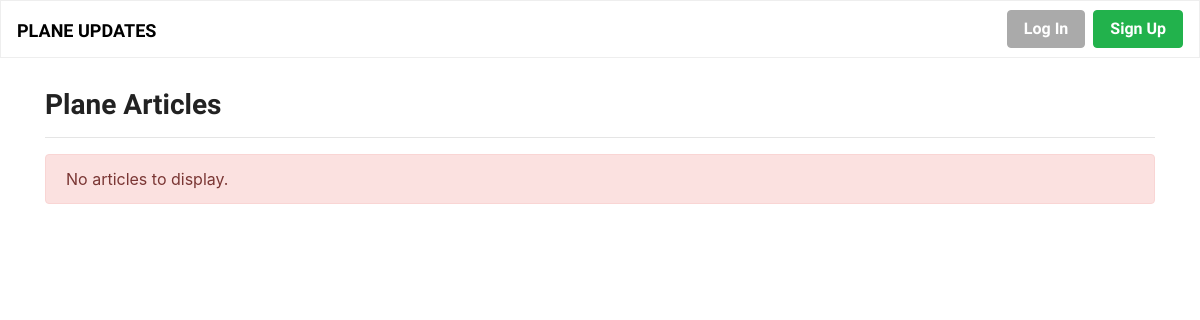
The app's page /, older data.
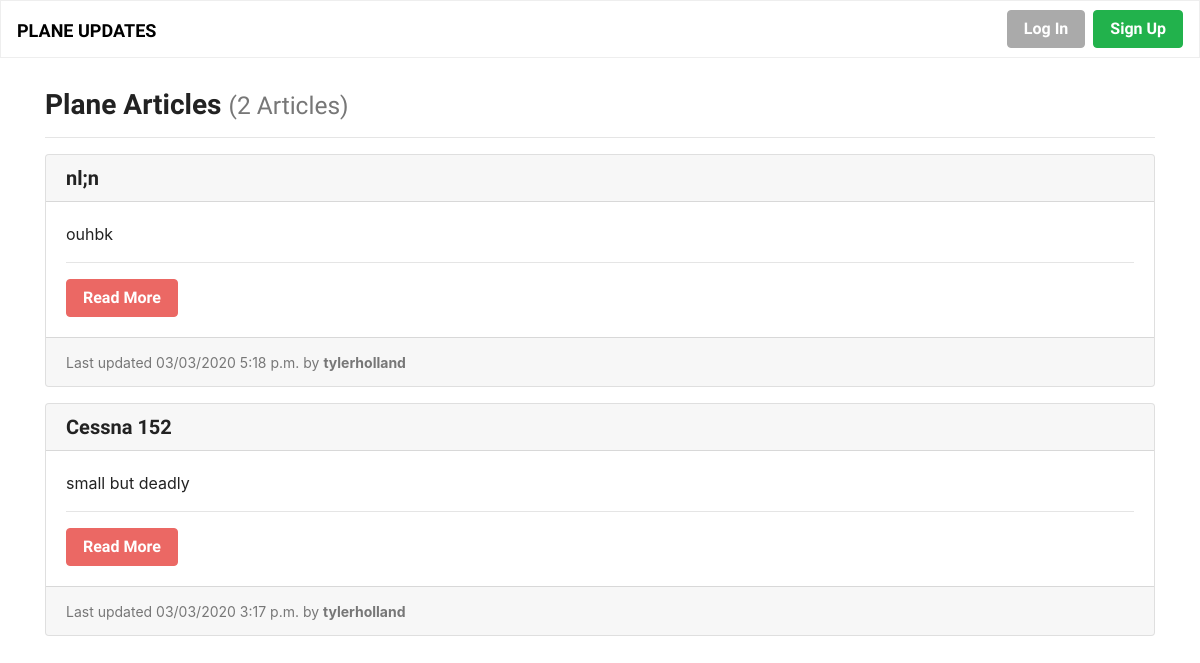
The same page, newer data.
### news/models.py (models this page shows, shortened)
class Article(models.Model):
    title = models.CharField(max_length=200, unique=True)
    author = models.ForeignKey(User, on_delete=models.PROTECT)
    slug = models.CharField(max_length=200, blank=True, editable=False)
    content = models.TextField(
        help_text="Write the content of your page here.")
    created = models.DateTimeField(auto_now_add=True)
    modified = models.DateTimeField(auto_now=True)

### news/views.py (the view)
# urls.py: path('', ArticleListView.as_view(), name='news-list-page'),
class ArticleListView(ListView):
    model = Article
    def get(self, request):
        articles = self.get_queryset().all().order_by('-created')
        return render(request, 'list.html', {
          'articles': articles
        })

### news/templates/list.html
{% extends "base.html" %}
{% block content %}
  <h3>Plane Articles {% if articles %}<small class="text-muted">({{ articles|length }} Article{{ articles|length|pluralize:"s" }})</small>{% endif %}</h3>
  <hr>
  {% if articles %}
    <div class="card-rows">
      {% for article in articles %}
        {% include "partials/card.html" %}
      {% endfor %}
    </div>
  {% else %}
    <div class="alert alert-primary" role="alert">No articles to display.</div>
  {% endif %}
{% endblock %}

### news/templates/partials/card.html
<div class="card mb-3">
    <h5 class="card-header ">{{ article.title }}</h5>
    <div class="card-body border-light">
      <p class="card-text text-dark">
        {{ article.content|truncatewords_html:30 }}
        <hr>
        <div class="text-left">
          <a class="btn btn-primary" href="{% url 'news-details-page' article.slug %}" role="button" title="Read More">Read More</a>
        </div>
    </div>
    <div class="card-footer">
      <small class="text-muted">Last updated {{ article.modified|date:"SHORT_DATETIME_FORMAT" }} by <b>{{ article.author.username }}</b></small>
    </div>
  </div>

Row changes from the older to the newer data that the page shows:
added Article: title "nl;n", content "ouhbk", modified "03/03/2020 5:18 p.m.", author.username "tylerholland"
added Article: title "Cessna 152", content "small but deadly", modified "03/03/2020 3:17 p.m.", author.username "tylerholland"
Text that changed along with them:
{{ articles|length }}: (not shown) → "2"
text no longer shown: "No articles to display."
text now shown: "( Article )"
